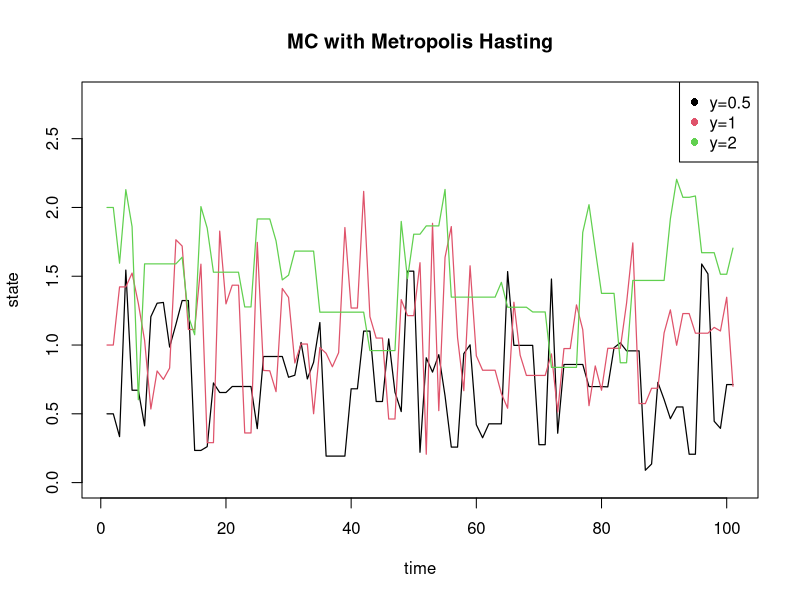
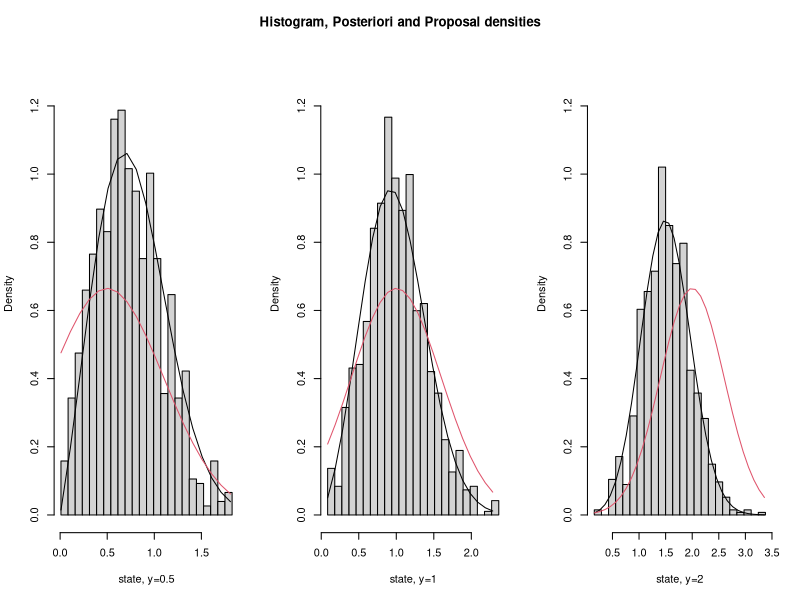

R code for these plots, in order:
## ---- chunk 1
knitr::opts_chunk$set(echo=TRUE, warning=FALSE, message=FALSE)
## ---- chunk 2
# Imported from Assignment
dposterior <- function(x, y, scale = 1.2, sd = .6) {
  # x: evaluation points of the density
  # y: observation Y=y (length 1),
  # scale: scale parameter of Weibull prior (shape=2 fixed)
  # sd: standard deviation of Gaussian error (mean=0 fixed) 
  a <- 1/2*1/sd^2
  c <- 1/scale^2
  erf <- function(x) 2*pnorm(x*sqrt(2)) - 1
  k <- ifelse(x >= 0, x * exp( -a * (x-y)^2 - c*x^2 ), 0) 
  n <- exp(-a*(y^2))*(sqrt(pi)*a*y*exp(a^2*y^2/(a+c))*(erf(a*y/sqrt(a+c))+1)+sqrt(a+c))/(2*(a+c)^(3/2))
  return(k/n)
}

f <- function(x, y){
 return(dnorm(y, mean=x, sd=0.6)*dweibull(x, shape=2, scale=1.2))
}

MetropolisHasting <- function(N, y){
  MC <- rep(0, N+1)
  acc <- rep(0, N)
  MC[1] <- y
  for (n in 1:N) {
    X <- rnorm(1, mean=y, sd=0.6)
    # acc[n] <- min(1, dweibull(X, shape=2, scale=1.2)/dweibull(MC[n], shape=2, scale=1.2)*dnorm(MC[n], mean=y, sd=0.6)/dnorm(X, mean=y, sd=0.6))
    acc[n] <- min(1, f(X, y)/f(MC[n], y)*dnorm(MC[n], mean=y, sd=0.6)/dnorm(X, mean=y, sd=0.6))
    u <- runif(1, min=0, max=1)
    MC[n+1] <- X*(u<=acc[n]) + MC[n]*(u>acc[n])
  }
  return(list(MC, acc))
}
## ---- chunk 3

set.seed(2000)
N <- 100

MC_a <- MetropolisHasting(N, 0.5)[[1]]
MC_b <- MetropolisHasting(N, 1)[[1]]
MC_c <- MetropolisHasting(N, 2)[[1]]

plot(1:(N+1), MC_a, "l", col=1, xlab="time", ylab="state", ylim=c(0, 2.8), lwd=1.2)
lines(1:(N+1), MC_b, col=2, lwd=1.2)
lines(1:(N+1), MC_c, col=3, lwd=1.2)
title(main="MC with Metropolis Hasting")
legend("topright", legend=c("y=0.5", "y=1", "y=2"), col=c(1,2,3), pch=16)

## ---- chunk 4

N <- 1000
burn_in <- 1000

MC_a <- MetropolisHasting(burn_in+N, 0.5)
acc_a <- mean(MC_a[[2]][-c(1:burn_in)])
MC_a <- MC_a[[1]][-c(1:burn_in)]
MC_b <- MetropolisHasting(burn_in+N, 1)
acc_b <- mean(MC_b[[2]][-c(1:burn_in)])
MC_b <- MC_b[[1]][-c(1:burn_in)]
MC_c <- MetropolisHasting(burn_in+N, 2)
acc_c <- mean(MC_c[[2]][-c(1:burn_in)])
MC_c <- MC_c[[1]][-c(1:burn_in)]

par(mfrow=c(1, 3))
# given observation y=0.5
hist(MC_a, ylim=c(0,1.3), probability=T, xlab="state, y=0.5", main="", breaks = seq(min(MC_a), max(MC_a), length.out = 25))
lines(seq(min(MC_a), max(MC_a), 0.1), dposterior(seq(min(MC_a), max(MC_a), 0.1), 0.5), col=1)
lines(seq(min(MC_a), max(MC_a), 0.1), dnorm(seq(min(MC_a), max(MC_a), 0.1), 0.5, 0.6), col=2)
# given observation y=1
hist(MC_b, ylim=c(0,1.3), probability=T, xlab="state, y=1", main="", breaks = seq(min(MC_b), max(MC_b), length.out = 25))
lines(seq(min(MC_b), max(MC_b), 0.1), dposterior(seq(min(MC_b), max(MC_b), 0.1), 1), col=1)
lines(seq(min(MC_b), max(MC_b), 0.1), dnorm(seq(min(MC_b), max(MC_b), 0.1), 1, 0.6), col=2)
# given observation y=2
hist(MC_c, ylim=c(0,1.3), probability=T, xlab="state, y=2", main="", breaks = seq(min(MC_c), max(MC_c), length.out = 25))
lines(seq(min(MC_c), max(MC_c), 0.1), dposterior(seq(min(MC_c), max(MC_c), 0.1), 2), col=1)
lines(seq(min(MC_c), max(MC_c), 0.1), dnorm(seq(min(MC_c), max(MC_c), 0.1), 2, 0.6), col=2)
title("Histogram, Posteriori and Proposal densities", line = - 2, outer = TRUE)

## ---- chunk 5
print(paste0("Acceptance rate for y=0.5: ", acc_a))
print(paste0("Acceptance rate for y=1: ", acc_b))
print(paste0("Acceptance rate for y=2: ", acc_c))
